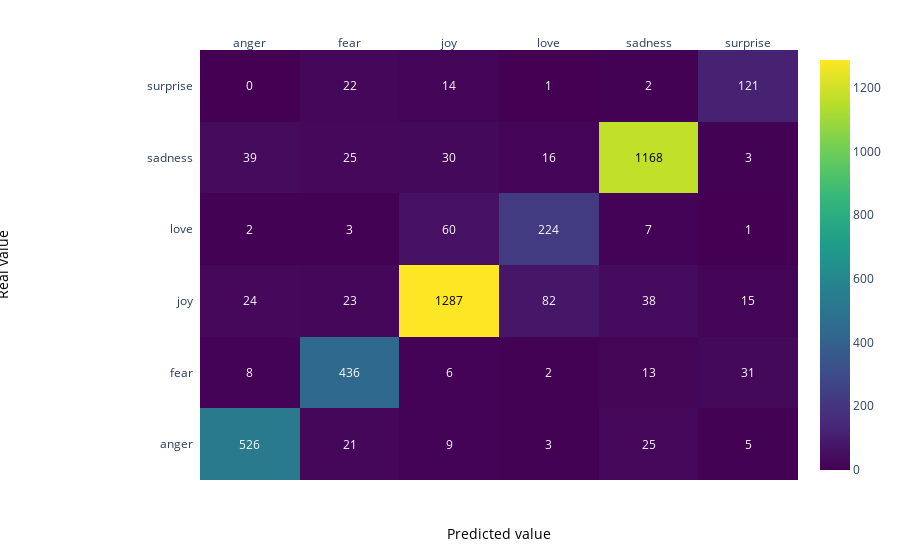

Notebook cell for this chart:
### Markdown cell above
### Matrice de confusion données de validation

### Code cell
z = confusion_matrix(y_pred, y_val)

x = list(np.unique(df.Emotion))
y =  list(np.unique(df.Emotion))

# change each element of z to type string for annotations
z_text = [[str(y) for y in x] for x in z]

# set up figure 
fig = ff.create_annotated_heatmap(z, x=x, y=y, annotation_text=z_text, colorscale='Viridis')

# add custom xaxis title
fig.add_annotation(dict(font=dict(color="black",size=14),
                        x=0.5,
                        y=-0.15,
                        showarrow=False,
                        text="Predicted value",
                        xref="paper",
                        yref="paper"))

# add custom yaxis title
fig.add_annotation(dict(font=dict(color="black",size=14),
                        x=-0.35,
                        y=0.5,
                        showarrow=False,
                        text="Real value",
                        textangle=-90,
                        xref="paper",
                        yref="paper"))

# adjust margins to make room for yaxis title
fig.update_layout(margin=dict(t=50, l=200))

# add colorbar
fig['data'][0]['showscale'] = True
fig.show()

### Figure 1 — Plotly figure (JSON) as saved in the notebook; plotly's stock layout.template omitted (floating-point values rounded to 4 significant figures)
{"data": [{"colorscale": [[0, "#440154"], [0.1111, "#482878"], [0.2222, "#3e4989"], [0.3333, "#31688e"], [0.4444, "#26828e"], [0.5556, "#1f9e89"], [0.6667, "#35b779"], [0.7778, "#6ece58"], [0.8889, "#b5de2b"], [1, "#fde725"]], "reversescale": false, "showscale": true, "type": "heatmap", "x": ["anger", "fear", "joy", "love", "sadness", "surprise"], "y": ["anger", "fear", "joy", "love", "sadness", "surprise"], "z": [[526, 21, 9, 3, 25, 5], [8, 436, 6, 2, 13, 31], [24, 23, 1287, 82, 38, 15], [2, 3, 60, 224, 7, 1], [39, 25, 30, 16, 1168, 3], [0, 22, 14, 1, 2, 121]]}], "layout": {"annotations": [{"font": {"color": "#FFFFFF"}, "showarrow": false, "text": "526", "x": "anger", "xref": "x", "y": "anger", "yref": "y"}, {"font": {"color": "#FFFFFF"}, "showarrow": false, "text": "21", "x": "fear", "xref": "x", "y": "anger", "yref": "y"}, {"font": {"color": "#FFFFFF"}, "showarrow": false, "text": "9", "x": "joy", "xref": "x", "y": "anger", "yref": "y"}, {"font": {"color": "#FFFFFF"}, "showarrow": false, "text": "3", "x": "love", "xref": "x", "y": "anger", "yref": "y"}, {"font": {"color": "#FFFFFF"}, "showarrow": false, "text": "25", "x": "sadness", "xref": "x", "y": "anger", "yref": "y"}, {"font": {"color": "#FFFFFF"}, "showarrow": false, "text": "5", "x": "surprise", "xref": "x", "y": "anger", "yref": "y"}, {"font": {"color": "#FFFFFF"}, "showarrow": false, "text": "8", "x": "anger", "xref": "x", "y": "fear", "yref": "y"}, {"font": {"color": "#FFFFFF"}, "showarrow": false, "text": "436", "x": "fear", "xref": "x", "y": "fear", "yref": "y"}, {"font": {"color": "#FFFFFF"}, "showarrow": false, "text": "6", "x": "joy", "xref": "x", "y": "fear", "yref": "y"}, {"font": {"color": "#FFFFFF"}, "showarrow": false, "text": "2", "x": "love", "xref": "x", "y": "fear", "yref": "y"}, {"font": {"color": "#FFFFFF"}, "showarrow": false, "text": "13", "x": "sadness", "xref": "x", "y": "fear", "yref": "y"}, {"font": {"color": "#FFFFFF"}, "showarrow": false, "text": "31", "x": "surprise", "xref": "x", "y": "fear", "yref": "y"}, {"font": {"color": "#FFFFFF"}, "showarrow": false, "text": "24", "x": "anger", "xref": "x", "y": "joy", "yref": "y"}, {"font": {"color": "#FFFFFF"}, "showarrow": false, "text": "23", "x": "fear", "xref": "x", "y": "joy", "yref": "y"}, {"font": {"color": "#000000"}, "showarrow": false, "text": "1287", "x": "joy", "xref": "x", "y": "joy", "yref": "y"}, {"font": {"color": "#FFFFFF"}, "showarrow": false, "text": "82", "x": "love", "xref": "x", "y": "joy", "yref": "y"}, {"font": {"color": "#FFFFFF"}, "showarrow": false, "text": "38", "x": "sadness", "xref": "x", "y": "joy", "yref": "y"}, {"font": {"color": "#FFFFFF"}, "showarrow": false, "text": "15", "x": "surprise", "xref": "x", "y": "joy", "yref": "y"}, {"font": {"color": "#FFFFFF"}, "showarrow": false, "text": "2", "x": "anger", "xref": "x", "y": "love", "yref": "y"}, {"font": {"color": "#FFFFFF"}, "showarrow": false, "text": "3", "x": "fear", "xref": "x", "y": "love", "yref": "y"}, {"font": {"color": "#FFFFFF"}, "showarrow": false, "text": "60", "x": "joy", "xref": "x", "y": "love", "yref": "y"}, {"font": {"color": "#FFFFFF"}, "showarrow": false, "text": "224", "x": "love", "xref": "x", "y": "love", "yref": "y"}, {"font": {"color": "#FFFFFF"}, "showarrow": false, "text": "7", "x": "sadness", "xref": "x", "y": "love", "yref": "y"}, {"font": {"color": "#FFFFFF"}, "showarrow": false, "text": "1", "x": "surprise", "xref": "x", "y": "love", "yref": "y"}, {"font": {"color": "#FFFFFF"}, "showarrow": false, "text": "39", "x": "anger", "xref": "x", "y": "sadness", "yref": "y"}, {"font": {"color": "#FFFFFF"}, "showarrow": false, "text": "25", "x": "fear", "xref": "x", "y": "sadness", "yref": "y"}, {"font": {"color": "#FFFFFF"}, "showarrow": false, "text": "30", "x": "joy", "xref": "x", "y": "sadness", "yref": "y"}, {"font": {"color": "#FFFFFF"}, "showarrow": false, "text": "16", "x": "love", "xref": "x", "y": "sadness", "yref": "y"}, {"font": {"color": "#000000"}, "showarrow": false, "text": "1168", "x": "sadness", "xref": "x", "y": "sadness", "yref": "y"}, {"font": {"color": "#FFFFFF"}, "showarrow": false, "text": "3", "x": "surprise", "xref": "x", "y": "sadness", "yref": "y"}, {"font": {"color": "#FFFFFF"}, "showarrow": false, "text": "0", "x": "anger", "xref": "x", "y": "surprise", "yref": "y"}, {"font": {"color": "#FFFFFF"}, "showarrow": false, "text": "22", "x": "fear", "xref": "x", "y": "surprise", "yref": "y"}, {"font": {"color": "#FFFFFF"}, "showarrow": false, "text": "14", "x": "joy", "xref": "x", "y": "surprise", "yref": "y"}, {"font": {"color": "#FFFFFF"}, "showarrow": false, "text": "1", "x": "love", "xref": "x", "y": "surprise", "yref": "y"}, {"font": {"color": "#FFFFFF"}, "showarrow": false, "text": "2", "x": "sadness", "xref": "x", "y": "surprise", "yref": "y"}, {"font": {"color": "#FFFFFF"}, "showarrow": false, "text": "121", "x": "surprise", "xref": "x", "y": "surprise", "yref": "y"}, {"font": {"color": "black", "size": 14}, "showarrow": false, "text": "Predicted value", "x": 0.5, "xref": "paper", "y": -0.15, "yref": "paper"}, {"font": {"color": "black", "size": 14}, "showarrow": false, "text": "Real value", "textangle": -90, "x": -0.35, "xref": "paper", "y": 0.5, "yref": "paper"}], "margin": {"l": 200, "t": 50}, "xaxis": {"dtick": 1, "gridcolor": "rgb(0, 0, 0)", "side": "top", "ticks": ""}, "yaxis": {"dtick": 1, "ticks": "", "ticksuffix": "  "}}}
